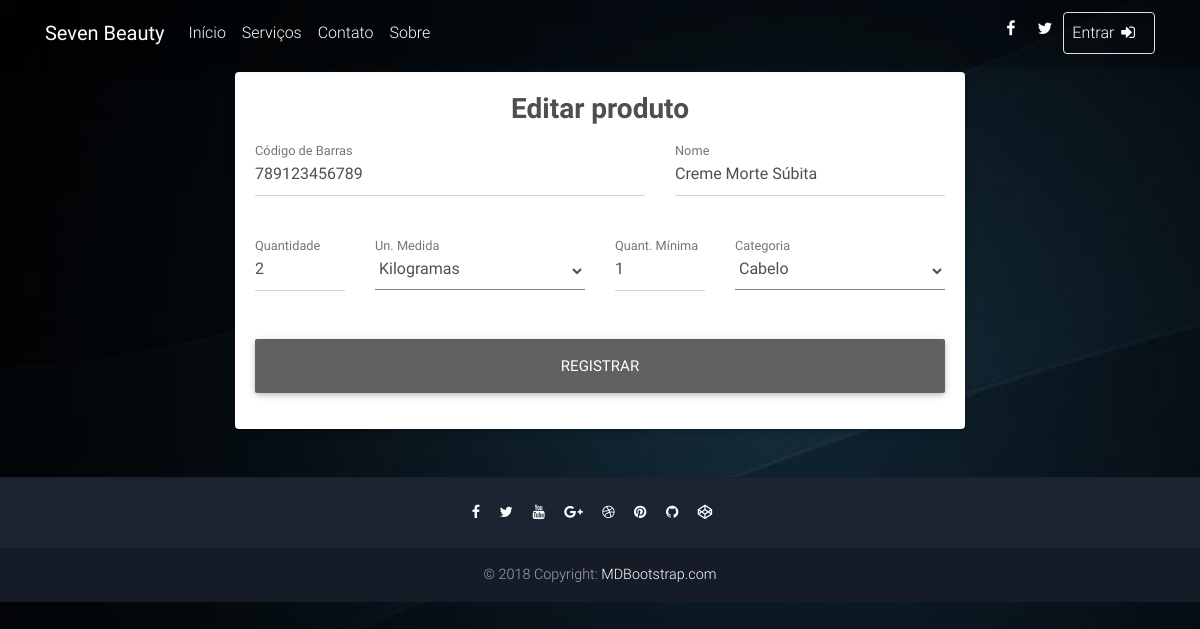
Screenshot of /edit_product.php?product_id=789123456789 with the database file from the repository.
### tables this page shows
CREATE TABLE `produtos` (
  `codigo_barras` varchar(20) NOT NULL,
  `nome` varchar(50) NOT NULL,
  `quantidade` int(11) NOT NULL,
  `id_unidade_medida` bigint(20) UNSIGNED NOT NULL,
  `id_categoria_produto` bigint(20) UNSIGNED NOT NULL,
  `estoque_minimo` int(11) NOT NULL,
  `ativo` tinyint(1) NOT NULL
);

CREATE TABLE `unidades_medida` (
  `id` bigint(20) UNSIGNED NOT NULL,
  `nome` varchar(15) NOT NULL
);

CREATE TABLE `categorias_produto` (
  `id` bigint(20) UNSIGNED NOT NULL,
  `nome` varchar(20) NOT NULL
);

### dao/DBConnection.php (called while the page is built, shortened)
<?php
Class DBConnection{
	private $database = 'seven_beauty';
	private $host = 'localhost';
	private $user = 'root';
	private $pass = '';
	private $link;
	function connect(){
		$this->link = mysqli_connect($this->host, $this->user, $this->pass);
		mysqli_select_db($this->link, $this->database);
		return TRUE;
	}
	function query($query){
		return mysqli_query($this->link, $query) ;
	}
	function selectOne($query){
		$result = $this->selectMultiple($query);
		if($result){
			$result = mysqli_fetch_array($result);
		}
		return $result;
	}
	function selectMultiple($query){
		return $this->query($query);
	}
}

### dao/Dao.php (called while the page is built, shortened)
<?php
class Dao {
	protected $db;
	protected $nome_tabela;
	function __construct($nome_tabela){
		$this->db = new DBConnection();
		$this->nome_tabela = $nome_tabela;
	}
	function buscaById($id){
		$query = "SELECT * FROM ".$this->nome_tabela." WHERE id = ".$id.";";
		$result = $this->db->selectOne($query);
		if($result){
			return $this->fetchObjeto($result);
		}
		return FALSE;
	}
}

### dao/ProdutoDao.php (called while the page is built, shortened)
<?php
class ProdutoDao extends Dao {
	function buscaByCodigoBarras($codigoBarras){
		$query = $this->buscaPorIdQuery($codigoBarras);
		$result = $this->db->selectOne($query);
		if($result){
			return $this->fetchObjeto($result);
		}
		return FALSE;
	}
	function fetchObjeto($row){
		$codigoBarras = $row['codigo_barras'];
		$nome = $row['nome'];
		$quantidade = $row['quantidade'];
		$unidade_class = new UnidadeMedidaDao();
		$unidade_medida = $unidade_class->buscaById($row['id_unidade_medida']);
		$cat_class = new CategoriaProdutoDao();
		$categoria_produto = $cat_class->buscaById($row['id_categoria_produto']);
		$estoque_minimo = $row['estoque_minimo'];
		$ativo = $row['ativo'];
		return new Produto($codigoBarras, $nome, $quantidade, $unidade_medida, $categoria_produto, $estoque_minimo, $ativo);
	}
	function buscaPorIdQuery($codigoBarras){
		return "SELECT * FROM ".$this->nome_tabela." WHERE codigo_barras = ".$codigoBarras.";";
	}
}

### dao/UnidadeMedidaDao.php (called while the page is built, shortened)
<?php
class UnidadeMedidaDao extends Dao {
	function fetchObjeto($row){
		$id = $row['id'];
		$nome = stripslashes($row['nome']);
		return new UnidadeMedida($id, $nome);
	}
}

### dao/CategoriaProdutoDao.php (called while the page is built, shortened)
<?php
class CategoriaProdutoDao extends Dao {
	function fetchObjeto($row){
		$id = $row['id'];
		$nome = stripslashes($row['nome']);
		return new CategoriaProduto($id, $nome);
	}
}

### model/Produto.php (called while the page is built, shortened)
<?php
class Produto {
	private $codigoBarras;
	private $nome;
	private $quantidade;
	private $unidadeMedida;
	private $categoria;
	private $estoqueMinimo;
	function __construct($codigoBarras, $nome, $quantidade, $unidadeMedida, $categoria, $estoqueMinimo, $ativo){
		$this->codigoBarras = $codigoBarras;
		$this->nome = $nome;
		$this->quantidade = $quantidade;
		$this->unidadeMedida = $unidadeMedida;
		$this->categoria = $categoria;
		$this->estoqueMinimo = $estoqueMinimo;
	}
	function getNome(){
		return $this->nome;
	}
	function getQuantidade(){
		return $this->quantidade;
	}
	function getUnidadeMedida(){
		return $this->unidadeMedida;
	}
	function getCategoria(){
		return $this->categoria;
	}
	function getCodigoBarras(){
		return $this->codigoBarras;
	}
	function getEstoqueMinimo(){
		return $this->estoqueMinimo;
	}
}

### model/UnidadeMedida.php (called while the page is built, shortened)
<?php
class UnidadeMedida {
	private $id;
	private $nome;
	function __construct($id, $nome){
		$this->id = $id;
		$this->nome = $nome;
	}
	function getId(){
		return $this->id;
	}
	function getNome(){
		return $this->nome;
	}
}

### model/CategoriaProduto.php (called while the page is built, shortened)
<?php
class CategoriaProduto {
	private $id;
	private $nome;
	function __construct($id, $nome){
		$this->id = $id;
		$this->nome = $nome;
	}
	function getId(){
		return $this->id;
	}
	function getNome(){
		return $this->nome;
	}
}

### edit_product.php (the view, shortened to what this page needs)
<html lang="en">
<head>
  <?php require_once("head.php") ?>
</head>
<body style="background-color: #1c2331; background-image: url('img/beauty/admin_background.jpg');background-size: cover;">
  <?php require_once("navbar.php") ?>
  <main class="mt-5 pt-4">
    <div class="container wow fadeIn">
      <div class="row">
        <div class="offset-md-2 col-md-8 mb-4">
          <div class="card">
            <div class="card-body">
                <?php
                  if(isset($_GET['product_id'])){
                    $id_produto = $_GET['product_id'];
                  } elseif(isset($_GET['success']) && $_GET['success'] == 1) {
                    echo "Sucesso ao editar produto!";
                    die();
                  } else if(isset($_GET['success']) && $_GET['success'] == 0){
                    echo "Erro ao editar produto!";
                    die();
                  } else {
                    echo "Algo deu errado";
                    die();
                  }
                  $dao = new ProdutoDao();
                  $produto = $dao->buscaByCodigoBarras($id_produto);
                ?>
                <form name="" action="<?php echo ROUTE.SERVICE_REGISTER_PRODUCT."?client_id=".$produto->getCodigoBarras() ?>" method="POST">
                  <h3 class="dark-grey-text text-center">
                    <strong>Editar produto</strong>
                  </h3>
                  <div class="row">
                    <div class="col-7 mb-2">
                      <div class="md-form">
                        <input type="text" id="barcode" name="barcode" class="form-control" placeholder="Insira o código de barras" value="<?php echo $produto->getCodigoBarras()?>">
                        <label for="lastName" class="">Código de Barras</label>
                      </div>
                    </div>
                    <div class="col-5 mb-2">
                      <div class="md-form ">
                        <input type="text" id="nome" name="nome" class="form-control" placeholder="Digite o nome do produto"
                        value="<?php echo $produto->getNome()?>">
                        <label for="firstName" class="">Nome</label>
                      </div>
                    </div>
                  </div>
                  <div class="row">
                    <div class="col-md-2 col-sm-4">
                      <div class="md-form mb-5">
                        <input type="text" id="quantidade" name="quantidade" class="form-control" placeholder="Nº itens" value="<?php echo $produto->getQuantidade()?>">
                        <label for="email" class="">Quantidade</label>
                      </div>
                    </div>
                    <div class="col-md-4 col-sm-6">
                      <div class="md-form mb-5">
                        <label>Un. Medida</label>
                        <select class="mdb-select form-control" name="medida" style="border: none; border-bottom: 1px solid grey">
                            <option value="<?php echo $produto->getUnidadeMedida()->getId() ?>"><?php echo $produto->getUnidadeMedida()->getNome() ?></option>
                        </select>
                      </div>
                    </div>
                    <div class="col-md-2 col-sm-4">
                      <div class="md-form mb-5">
                        <input type="text" id="min_qtd" name="min_qtd" class="form-control" placeholder="Nº itens" value="<?php echo $produto->getEstoqueMinimo()?>">
                        <label for="address" class="">Quant. Mínima</label>
                      </div>
                    </div>
                    <div class="col-md-4 col-sm-6">
                      <div class="md-form mb-5">
                        <label>Categoria</label>
                        <select class="mdb-select form-control" name="categoria" style="border: none; border-bottom: 1px solid grey">
                          <option value="<?php echo $produto->getCategoria()->getId() ?>"><?php echo $produto->getCategoria()->getNome() ?></option>
                        </select>
                      </div>
                    </div>
                  </div>
                  <button class="btn btn-grey btn-lg btn-block" type="submit">Registrar</button>
                </form>
              </div>
        </div>
      </div>
    </div>
  </main>
  <?php require_once("footer.php") ?>
</body>
</html>

### rows the page displays
produtos: barcode "789123456789", nome "Creme Morte Súbita", quantidade "2", min_qtd "1"
unidades_medida: medida "Kilogramas"
categorias_produto: categoria "Cabelo"
